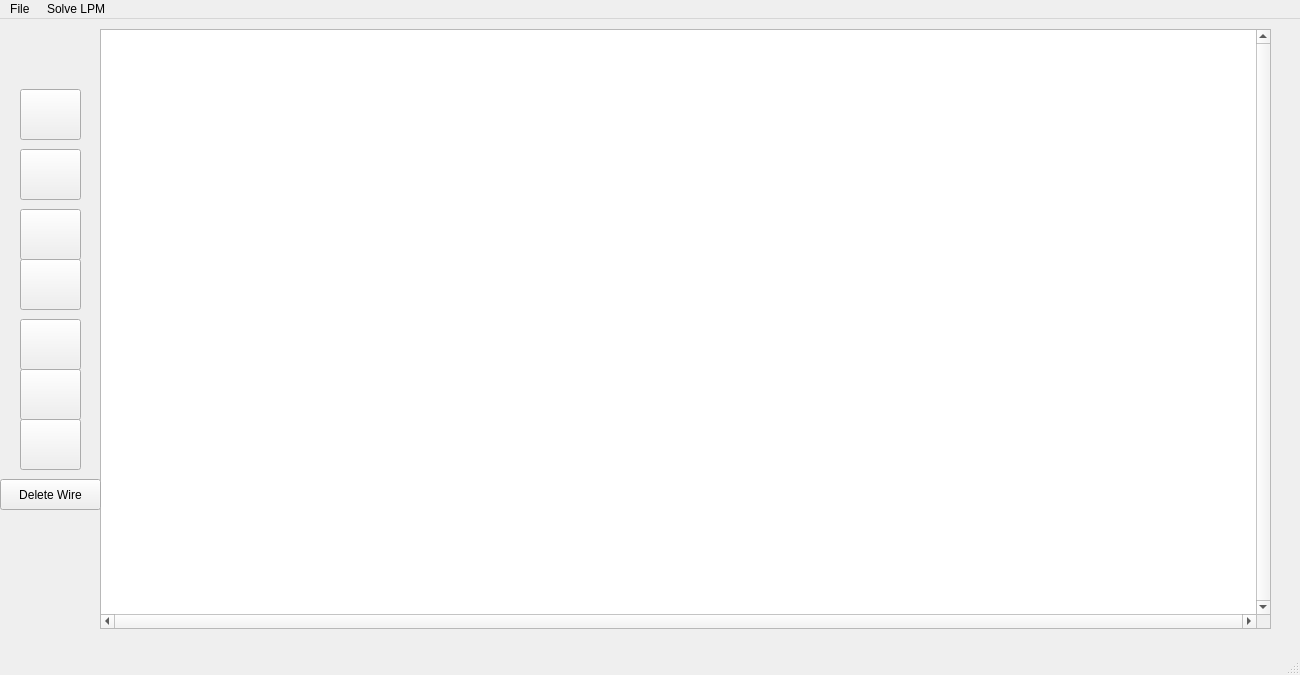
<?xml version="1.0" encoding="UTF-8"?>
<ui version="4.0">
 <class>MainWindow</class>
 <widget class="QMainWindow" name="MainWindow">
  <property name="geometry">
   <rect>
    <x>0</x>
    <y>0</y>
    <width>1300</width>
    <height>675</height>
   </rect>
  </property>
  <property name="minimumSize">
   <size>
    <width>1300</width>
    <height>675</height>
   </size>
  </property>
  <property name="windowTitle">
   <string>SimVascular Lumped Parameter Modeller</string>
  </property>
  <widget class="QWidget" name="centralwidget">
   <widget class="QPushButton" name="Resistor">
    <property name="geometry">
     <rect>
      <x>20</x>
      <y>70</y>
      <width>61</width>
      <height>51</height>
     </rect>
    </property>
    <property name="toolTip">
     <string>Resistor</string>
    </property>
    <property name="statusTip">
     <string>Click to Create Resistor</string>
    </property>
    <property name="text">
     <string/>
    </property>
    <property name="icon">
     <iconset resource="resources.qrc">
      <normaloff>:/newPrefix/Resistor.png</normaloff>:/newPrefix/Resistor.png</iconset>
    </property>
    <property name="iconSize">
     <size>
      <width>45</width>
      <height>50</height>
     </size>
    </property>
   </widget>
   <widget class="QPushButton" name="Capacitor">
    <property name="geometry">
     <rect>
      <x>20</x>
      <y>130</y>
      <width>61</width>
      <height>51</height>
     </rect>
    </property>
    <property name="toolTip">
     <string>Capacitor</string>
    </property>
    <property name="statusTip">
     <string>Click to Create Capacitor</string>
    </property>
    <property name="text">
     <string/>
    </property>
    <property name="icon">
     <iconset resource="resources.qrc">
      <normaloff>:/newPrefix/capacitor.png</normaloff>:/newPrefix/capacitor.png</iconset>
    </property>
    <property name="iconSize">
     <size>
      <width>50</width>
      <height>50</height>
     </size>
    </property>
   </widget>
   <widget class="QPushButton" name="Inductor">
    <property name="geometry">
     <rect>
      <x>20</x>
      <y>190</y>
      <width>61</width>
      <height>51</height>
     </rect>
    </property>
    <property name="toolTip">
     <string>Inductor</string>
    </property>
    <property name="statusTip">
     <string>Click to Create Inductor</string>
    </property>
    <property name="text">
     <string/>
    </property>
    <property name="icon">
     <iconset resource="resources.qrc">
      <normaloff>:/newPrefix/Inductor.png</normaloff>:/newPrefix/Inductor.png</iconset>
    </property>
    <property name="iconSize">
     <size>
      <width>45</width>
      <height>45</height>
     </size>
    </property>
   </widget>
   <widget class="QPushButton" name="DCVoltageSource">
    <property name="geometry">
     <rect>
      <x>20</x>
      <y>240</y>
      <width>61</width>
      <height>51</height>
     </rect>
    </property>
    <property name="toolTip">
     <string>DC Voltage Source</string>
    </property>
    <property name="statusTip">
     <string>Click to Create DC Voltage Source</string>
    </property>
    <property name="text">
     <string/>
    </property>
    <property name="icon">
     <iconset resource="resources.qrc">
      <normaloff>:/newPrefix/DCVoltageSource.png</normaloff>:/newPrefix/DCVoltageSource.png</iconset>
    </property>
    <property name="iconSize">
     <size>
      <width>50</width>
      <height>50</height>
     </size>
    </property>
   </widget>
   <widget class="QPushButton" name="Diode">
    <property name="geometry">
     <rect>
      <x>20</x>
      <y>300</y>
      <width>61</width>
      <height>51</height>
     </rect>
    </property>
    <property name="toolTip">
     <string>Diode</string>
    </property>
    <property name="statusTip">
     <string>Click to Create Diode</string>
    </property>
    <property name="text">
     <string/>
    </property>
    <property name="icon">
     <iconset resource="resources.qrc">
      <normaloff>:/newPrefix/Diode.png</normaloff>:/newPrefix/Diode.png</iconset>
    </property>
    <property name="iconSize">
     <size>
      <width>45</width>
      <height>60</height>
     </size>
    </property>
   </widget>
   <widget class="QGraphicsView" name="CircuitView">
    <property name="geometry">
     <rect>
      <x>100</x>
      <y>10</y>
      <width>1171</width>
      <height>600</height>
     </rect>
    </property>
    <property name="statusTip">
     <string/>
    </property>
    <property name="verticalScrollBarPolicy">
     <enum>Qt::ScrollBarAlwaysOn</enum>
    </property>
    <property name="horizontalScrollBarPolicy">
     <enum>Qt::ScrollBarAlwaysOn</enum>
    </property>
   </widget>
   <widget class="QPushButton" name="DeleteWire">
    <property name="geometry">
     <rect>
      <x>0</x>
      <y>460</y>
      <width>101</width>
      <height>31</height>
     </rect>
    </property>
    <property name="toolTip">
     <string>Delete Last Created Wire</string>
    </property>
    <property name="statusTip">
     <string>Delete Last Created Wire</string>
    </property>
    <property name="text">
     <string>Delete Wire</string>
    </property>
   </widget>
   <widget class="QPushButton" name="BoundaryFace">
    <property name="geometry">
     <rect>
      <x>20</x>
      <y>350</y>
      <width>61</width>
      <height>51</height>
     </rect>
    </property>
    <property name="toolTip">
     <string>Boundary Face </string>
    </property>
    <property name="statusTip">
     <string>Click to Create Boundary Face </string>
    </property>
    <property name="text">
     <string/>
    </property>
    <property name="icon">
     <iconset resource="resources.qrc">
      <normaloff>:/newPrefix/BoundaryFace.png</normaloff>:/newPrefix/BoundaryFace.png</iconset>
    </property>
    <property name="iconSize">
     <size>
      <width>30</width>
      <height>35</height>
     </size>
    </property>
   </widget>
   <widget class="QPushButton" name="Ground">
    <property name="geometry">
     <rect>
      <x>20</x>
      <y>400</y>
      <width>61</width>
      <height>51</height>
     </rect>
    </property>
    <property name="toolTip">
     <string>Ground Point </string>
    </property>
    <property name="statusTip">
     <string>Click to Create Ground Point</string>
    </property>
    <property name="text">
     <string/>
    </property>
    <property name="icon">
     <iconset resource="resources.qrc">
      <normaloff>:/newPrefix/Ground.png</normaloff>:/newPrefix/Ground.png</iconset>
    </property>
    <property name="iconSize">
     <size>
      <width>35</width>
      <height>70</height>
     </size>
    </property>
   </widget>
   <widget class="QLabel" name="label">
    <property name="geometry">
     <rect>
      <x>20</x>
      <y>10</y>
      <width>61</width>
      <height>51</height>
     </rect>
    </property>
    <property name="toolTip">
     <string/>
    </property>
    <property name="statusTip">
     <string/>
    </property>
    <property name="frameShape">
     <enum>QFrame::NoFrame</enum>
    </property>
    <property name="text">
     <string/>
    </property>
    <property name="pixmap">
     <pixmap resource="resources.qrc">:/newPrefix/SimVascular.png</pixmap>
    </property>
    <property name="scaledContents">
     <bool>true</bool>
    </property>
   </widget>
   <widget class="QLabel" name="label_2">
    <property name="geometry">
     <rect>
      <x>0</x>
      <y>500</y>
      <width>101</width>
      <height>31</height>
     </rect>
    </property>
    <property name="statusTip">
     <string>Developed by Stanford University Marsden Cardiovascular Biomechanics Computation Laboratory</string>
    </property>
    <property name="text">
     <string/>
    </property>
    <property name="pixmap">
     <pixmap resource="resources.qrc">:/newPrefix/Stanford.png</pixmap>
    </property>
    <property name="scaledContents">
     <bool>true</bool>
    </property>
   </widget>
   <widget class="QLabel" name="label_3">
    <property name="geometry">
     <rect>
      <x>0</x>
      <y>530</y>
      <width>101</width>
      <height>21</height>
     </rect>
    </property>
    <property name="statusTip">
     <string>Developed by : S.M. Hsia and K.K. Patel</string>
    </property>
    <property name="text">
     <string/>
    </property>
    <property name="pixmap">
     <pixmap resource="resources.qrc">:/newPrefix/Engineering.png</pixmap>
    </property>
    <property name="scaledContents">
     <bool>true</bool>
    </property>
   </widget>
  </widget>
  <widget class="QMenuBar" name="menubar">
   <property name="enabled">
    <bool>true</bool>
   </property>
   <property name="geometry">
    <rect>
     <x>0</x>
     <y>0</y>
     <width>1300</width>
     <height>22</height>
    </rect>
   </property>
   <property name="autoFillBackground">
    <bool>true</bool>
   </property>
   <property name="defaultUp">
    <bool>false</bool>
   </property>
   <property name="nativeMenuBar">
    <bool>false</bool>
   </property>
   <widget class="QMenu" name="menuFile">
    <property name="title">
     <string>File </string>
    </property>
    <addaction name="actionClear"/>
    <addaction name="actionOpen"/>
    <addaction name="separator"/>
    <addaction name="actionSave_2"/>
    <addaction name="actionSaveAs"/>
    <addaction name="separator"/>
    <addaction name="actionQuit_2"/>
   </widget>
   <widget class="QMenu" name="menuSolveLPM">
    <property name="title">
     <string>Solve LPM</string>
    </property>
    <addaction name="actionSolve_ODEs"/>
   </widget>
   <addaction name="menuFile"/>
   <addaction name="menuSolveLPM"/>
  </widget>
  <widget class="QStatusBar" name="statusbar"/>
  <action name="actionClear">
   <property name="text">
    <string>Clear</string>
   </property>
   <property name="statusTip">
    <string>Click to Clear Scene</string>
   </property>
  </action>
  <action name="actionOpen">
   <property name="text">
    <string>Open</string>
   </property>
  </action>
  <action name="actionQuit">
   <property name="text">
    <string>Quit</string>
   </property>
  </action>
  <action name="actionSave_As">
   <property name="text">
    <string>Save As...</string>
   </property>
  </action>
  <action name="actionSave_2">
   <property name="text">
    <string>Save</string>
   </property>
  </action>
  <action name="actionSaveAs">
   <property name="text">
    <string>Save As...</string>
   </property>
  </action>
  <action name="actionQuit_2">
   <property name="text">
    <string>Quit</string>
   </property>
  </action>
  <action name="actionSolve_ODEs">
   <property name="text">
    <string>Solve ODEs</string>
   </property>
  </action>
 </widget>
 <resources>
  <include location="resources.qrc"/>
 </resources>
 <connections/>
</ui>
